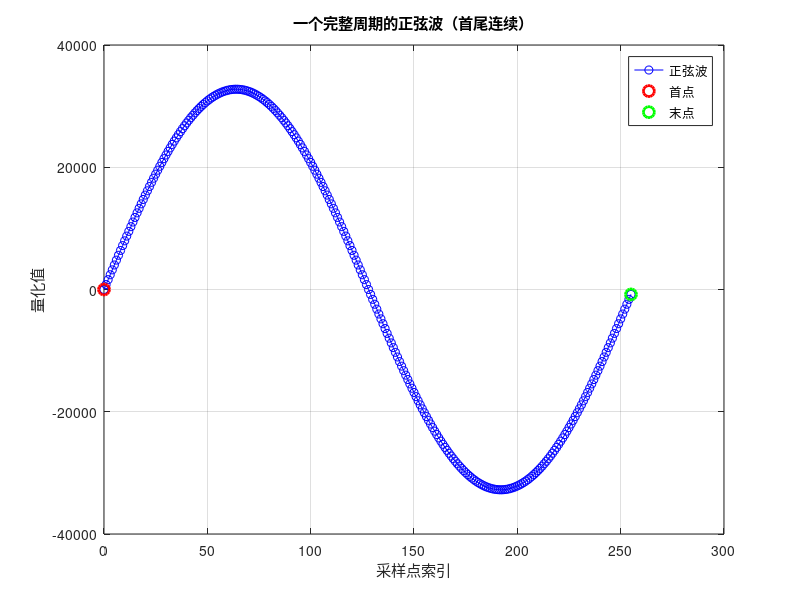

Source code (MATLAB):
% 生成正弦波查找表并导出为 .coe 文件
% 要求：波形首尾连续（一个完整周期）

clear; clc;

%% 参数设置
N = 256;                % 查找表深度（采样点数）
AMP = 32767;            % 幅度（16位有符号最大值，范围 -32768~32767）
PHASE_OFFSET = 0;       % 初始相位（弧度）
OUTPUT_WIDTH = 16;      % 数据位宽
RADIX = 16;             % COE文件进制（16或2）

%% 生成一个完整周期的正弦波
% 采样点从 0 到 2π*(N-1)/N，保证首尾相位差为 (N-1)/N 个周期，
% 循环读取时，最后一个点之后的下一个点（索引N）等于第一个点（索引0），实现连续。
t = linspace(0, 2*pi*(1-1/N), N);   % 等间隔，不包括终点2π
sin_float = sin(t + PHASE_OFFSET);  % 浮点正弦值 [-1, 1]

%% 量化为有符号整数（补码）
% 将浮点数映射到 [-2^(W-1), 2^(W-1)-1]，即 [-32768, 32767]
sin_int = round(AMP * sin_float);   % 四舍五入取整

% 确保幅度不溢出
sin_int = max(min(sin_int, 2^(OUTPUT_WIDTH-1)-1), -2^(OUTPUT_WIDTH-1));

% 将负数值转换为补码十六进制（无符号形式）
% 对于有符号数，MATLAB 的 dec2hex 无法直接处理负数，需手动转补码
if OUTPUT_WIDTH == 16
    % 若值为负数，则加上 65536 得到补码表示
    sin_hex = dec2hex( mod(sin_int + 2^OUTPUT_WIDTH, 2^OUTPUT_WIDTH), OUTPUT_WIDTH/4 );
else
    % 通用方法
    sin_hex = dec2hex( bitand(sin_int, 2^OUTPUT_WIDTH-1), OUTPUT_WIDTH/4 );
end

% 如果使用二进制，可改为 dec2bin
% sin_bin = dec2bin( bitand(sin_int, 2^OUTPUT_WIDTH-1), OUTPUT_WIDTH );

%% 写入 .coe 文件
filename = 'sine_wave.coe';
fid = fopen(filename, 'w');

% 写入 COE 头部
fprintf(fid, 'memory_initialization_radix = %d;\n', RADIX);
fprintf(fid, 'memory_initialization_vector =\n');

% 写入数据，每行最多放16个值（便于阅读），用逗号分隔
for i = 1:N
    if RADIX == 16
        fprintf(fid, '%s', sin_hex(i, :));
    else % 二进制
        fprintf(fid, '%s', sin_bin(i, :));
    end
    if i < N
        fprintf(fid, ',');
    end
    % 每16个换行
    if mod(i, 16) == 0 && i < N
        fprintf(fid, '\n');
    end
end
fprintf(fid, ';\n');   % 结束分号

fclose(fid);
fprintf('已生成文件: %s (深度=%d, 位宽=%d)\n', filename, N, OUTPUT_WIDTH);

%% 可视化验证（可选）
figure;
plot(0:N-1, sin_int, 'b-o');
xlabel('采样点索引');
ylabel('量化值');
title('一个完整周期的正弦波（首尾连续）');
grid on;
hold on;
% 画出第一个点（红色圆）和最后一个点（绿色圆），显示它们几乎相同但不同（因为相差一个采样间隔）
plot(0, sin_int(1), 'ro', 'MarkerSize', 8, 'LineWidth', 2);
plot(N-1, sin_int(end), 'go', 'MarkerSize', 8, 'LineWidth', 2);
legend('正弦波', '首点', '末点');
